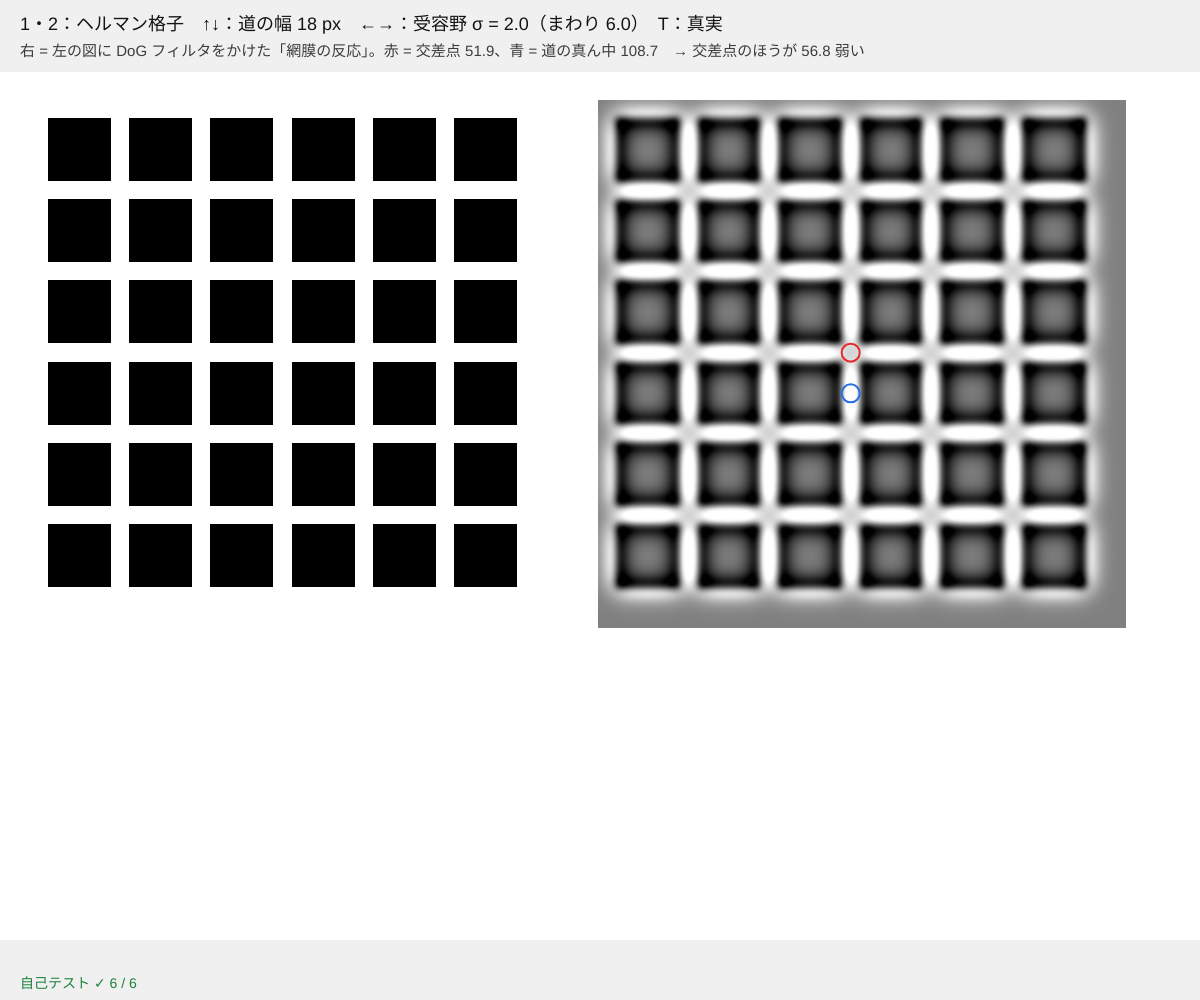
Frame 1 (no input)
Frame 60 (no input): identical to frame 1, image omitted
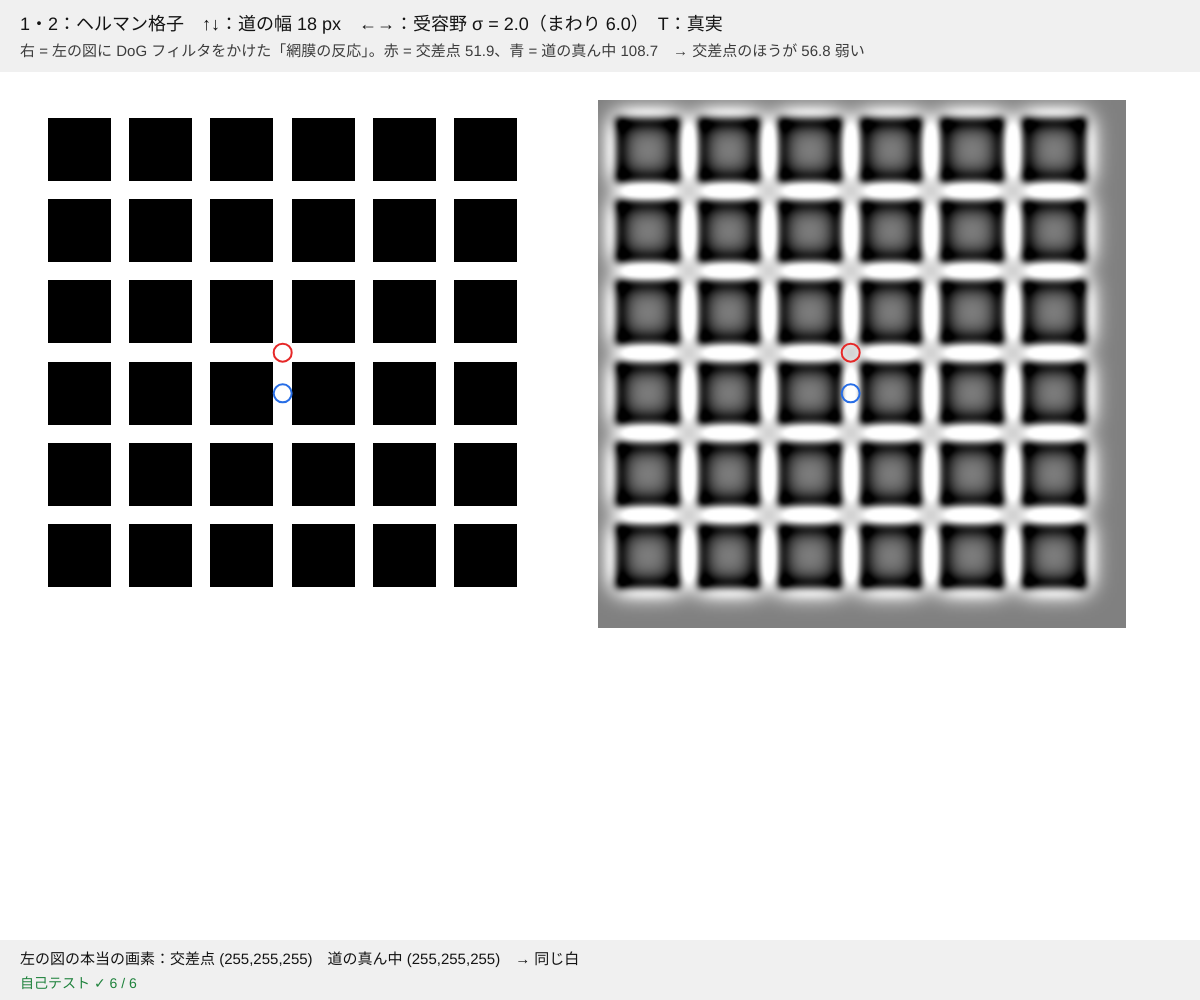
Frame 120 (the mouse pressed at the canvas centre since frame 60)

The p5.js sketch that drew these frames (run headless with seeded random() and noise() and a simulated clock; from frame 60 on, the mouse is pressed at the canvas centre):

// p5.js sketch
// ── sketch.js
// ============================================
// 08 ヘルマン格子ときらめき格子 ─ 受容野を計算で確かめる
// 白い道の交差点に、ぼんやり灰色の点が見える（見つめた所は消える）。きらめき格子では白い円の中に黒い点がちらつく
// 目の網膜の細胞は「中心 − まわり」（中心-周辺型の受容野）で反応する。交差点はまわりが明るいぶん反応が弱い
// 右の画像：左の図に DoG フィルタ（ガウスぼかし 2 つの差）を本当にかけた結果。交差点が暗くなっている
// 1・2 = ヘルマン / きらめき / ↑↓ = 道の幅 / ←→ = 受容野の大きさ σ / T またはマウスを押す = 真実（画素の値を表示）
// ============================================

let which = 1;
let N = 6;                    // ★ 黒い四角の数（1 辺）
let streetFrac = 0.22;        // ★ 道の幅（ピッチに対する割合）
let sigmaC = 2.0;             // ★ 受容野の中心の大きさ σ（右の計算用の画素）。まわりは 3 倍
let truthKey = false;
let dogImg, dogVals, RES = 2;  // 右の計算は 2 px を 1 画素にまとめて行う

function setup() {
  createCanvas(windowWidth, windowHeight);
  computeDoG();
  drawScene(false);
  selfTest();
}
function truthOn() { return truthKey || mouseIsPressed; }
function draw() { drawScene(truthOn()); }

function geom() {
  let P = Math.round(Math.min(width * 0.44, height - 170)), pitch = P / (N + 0.5), st = Math.round(pitch * streetFrac);
  return { x0: 30, y0: 100, P, pitch, st, sq: pitch - st, xR: 30 + P + 40 };
}
// 図の明るさ（0〜255）：パネルの中の座標 (x, y) → 値。四角・道・交差点の円
function lumAt(x, y) {
  let g = geom(), off = g.st, u = x - off, v = y - off;
  let iu = Math.floor(u / g.pitch), iv = Math.floor(v / g.pitch), fu = u - iu * g.pitch, fv = v - iv * g.pitch;
  let inSq = iu >= 0 && iv >= 0 && iu < N && iv < N && fu < g.sq && fv < g.sq;
  if (inSq) return 0;
  if (which === 1) return 255;
  // きらめき格子：灰色の道と、交差点の白い円
  let cxu = Math.round(u / g.pitch) * g.pitch - g.st / 2, cyv = Math.round(v / g.pitch) * g.pitch - g.st / 2;
  return Math.hypot(u - cxu, v - cyv) < g.st * 0.62 ? 255 : 110;
}
// 交差点と、道の真ん中（となりの交差点との中点）の位置（パネル内の座標）
function probes() {
  let g = geom(), k = Math.floor(N / 2), cx = g.st + k * g.pitch - g.st / 2;
  return { cross: [cx, cx], street: [cx, cx + g.pitch / 2] };
}

// DoG = 中心のガウスぼかし − まわりのガウスぼかし（重みはどちらも合計 1）
function gaussKernel(s) { let r = Math.ceil(3 * s), k = []; for (let i = -r; i <= r; i++) k.push(Math.exp((-i * i) / (2 * s * s))); let t = k.reduce((a, b) => a + b, 0); return k.map((x) => x / t); }
function blur(src, w, h, k) {
  let r = (k.length - 1) / 2, tmp = new Float32Array(w * h), out = new Float32Array(w * h);
  for (let y = 0; y < h; y++) for (let x = 0; x < w; x++) { let s = 0; for (let i = -r; i <= r; i++) s += k[i + r] * src[y * w + constrain(x + i, 0, w - 1)]; tmp[y * w + x] = s; }
  for (let y = 0; y < h; y++) for (let x = 0; x < w; x++) { let s = 0; for (let i = -r; i <= r; i++) s += k[i + r] * tmp[constrain(y + i, 0, h - 1) * w + x]; out[y * w + x] = s; }
  return out;
}
function computeDoG() {
  let g = geom(), w = Math.floor(g.P / RES), h = w, src = new Float32Array(w * h);
  for (let y = 0; y < h; y++) for (let x = 0; x < w; x++) src[y * w + x] = lumAt((x + 0.5) * RES, (y + 0.5) * RES);
  let c = blur(src, w, h, gaussKernel(sigmaC)), s = blur(src, w, h, gaussKernel(sigmaC * 3));
  dogVals = { w, h, v: c.map((x, i) => x - s[i]) };
  dogImg = createImage(w, h); dogImg.loadPixels();
  for (let i = 0; i < w * h; i++) { let q = constrain(128 + dogVals.v[i] * 1.6, 0, 255); dogImg.pixels[4 * i] = dogImg.pixels[4 * i + 1] = dogImg.pixels[4 * i + 2] = q; dogImg.pixels[4 * i + 3] = 255; }
  dogImg.updatePixels();
}
function dogAt(p) { let x = Math.floor(p[0] / RES), y = Math.floor(p[1] / RES); return dogVals.v[y * dogVals.w + x]; }

function drawScene(truth) {
  background(which === 1 ? 255 : 110);
  let g = geom(), pr = probes();
  noStroke(); fill(0);
  for (let i = 0; i < N; i++) for (let j = 0; j < N; j++) rect(Math.round(g.x0 + g.st + i * g.pitch), Math.round(g.y0 + g.st + j * g.pitch), Math.round(g.sq), Math.round(g.sq));
  if (which === 2) { fill(255); for (let i = 0; i <= N; i++) for (let j = 0; j <= N; j++) circle(g.x0 + g.st + i * g.pitch - g.st / 2, g.y0 + g.st + j * g.pitch - g.st / 2, g.st * 1.24); }
  image(dogImg, g.xR, g.y0, g.P, g.P);
  let rc = dogAt(pr.cross), rs = dogAt(pr.street);
  for (let [p, col] of [[pr.cross, [230, 40, 40]], [pr.street, [40, 110, 230]]]) {
    noFill(); stroke(col); strokeWeight(2);
    circle(g.xR + p[0], g.y0 + p[1], 18);
    if (truth) circle(g.x0 + p[0], g.y0 + p[1], 18);
  }
  noStroke(); fill(240); rect(0, 0, width, 72); rect(0, height - 60, width, 60);
  fill(20); textSize(18); textAlign(LEFT, BASELINE);
  text('1・2：' + (which === 1 ? 'ヘルマン格子' : 'きらめき格子') + '　↑↓：道の幅 ' + g.st + ' px　←→：受容野 σ = ' + sigmaC.toFixed(1) + '（まわり ' + (3 * sigmaC).toFixed(1) + '）　T：真実', 20, 30);
  fill(60); textSize(15);
  text('右 = 左の図に DoG フィルタをかけた「網膜の反応」。赤 = 交差点 ' + rc.toFixed(1) + '、青 = 道の真ん中 ' + rs.toFixed(1) + '　→ 交差点のほうが ' + (rs - rc).toFixed(1) + ' 弱い', 20, 56);
  if (truth) {
    loadPixels();
    let a = readPix(g.x0 + pr.cross[0], g.y0 + pr.cross[1]), b = readPix(g.x0 + pr.street[0], g.y0 + pr.street[1]);
    fill(20); text('左の図の本当の画素：交差点 (' + a.join(',') + ')　道の真ん中 (' + b.join(',') + ')　→ 同じ白', 20, height - 36);
  }
  fill(selfTestResults.length && selfTestResults.every((r) => r.ok) ? color(30, 130, 60) : color(200, 40, 40)); textSize(14);
  text(selfTestLine(), 20, height - 12);
}

function keyPressed() {
  if (key === '1' || key === '2') { which = +key; computeDoG(); }
  if (key === UP_ARROW) { streetFrac = Math.min(0.5, streetFrac + 0.03); computeDoG(); }
  if (key === DOWN_ARROW) { streetFrac = Math.max(0.07, streetFrac - 0.03); computeDoG(); }
  if (key === RIGHT_ARROW) { sigmaC = Math.min(8, sigmaC + 0.5); computeDoG(); }
  if (key === LEFT_ARROW) { sigmaC = Math.max(0.5, sigmaC - 0.5); computeDoG(); }
  if (key === 't' || key === 'T') truthKey = !truthKey;
}
function windowResized() { resizeCanvas(windowWidth, windowHeight); computeDoG(); }

// ---------- やってみよう ----------
// 1. 道を太く（↑）すると灰色の点は弱くなる？ 右の「交差点 − 道」の差も小さくなる？
// 2. σ を道の幅にくらべて大きく・小さくすると、右の画像の交差点の暗さはどう変わる？
// 3. 交差点を 1 つ見つめると、そこだけ点が消える。目の中心（中心窩）は受容野が小さいから
// 4. きらめき格子（2）の黒い点は、DoG でも説明できる？ できない部分もある（研究中）
// 5. N を 12 にして、四角を細かくしよう


// ==================================================
// ここから下は「錯視の道具」（中身は読まなくても OK。消さないでね）
// ==================================================
function readPix(x, y) {
  let d = pixelDensity(), i = 4 * (Math.round(y * d) * Math.round(width * d) + Math.round(x * d));
  return [pixels[i], pixels[i + 1], pixels[i + 2]];
}

// ---- 自己テスト：交差点と道が本当に同じ白か（画素）、DoG の計算が正しいか
let selfTestResults = [];
function selfTest() {
  let R = [], ok = (name, cond) => R.push({ name, ok: !!cond }), keep = which, g = geom(), pr = probes();
  which = 1; computeDoG(); drawScene(false); loadPixels();
  let a = readPix(g.x0 + pr.cross[0], g.y0 + pr.cross[1]), b = readPix(g.x0 + pr.street[0], g.y0 + pr.street[1]);
  ok('ヘルマン：交差点 (' + a.join(',') + ') と道の真ん中 (' + b.join(',') + ') は同じ白 255', a.join() === b.join() && a.every((v) => v === 255));
  ok('画面の図と計算用の図（lumAt）が同じ：交差点・道・四角の中', lumAt(...pr.cross) === 255 && lumAt(...pr.street) === 255 && lumAt(g.st + g.sq / 2, g.st + g.sq / 2) === 0);
  ok('ガウスの重みの合計は 1（中心・まわり）', Math.abs(gaussKernel(2).reduce((s, x) => s + x, 0) - 1) < 1e-6 && Math.abs(gaussKernel(6).reduce((s, x) => s + x, 0) - 1) < 1e-6);
  let flat = new Float32Array(400).fill(200), d0 = blur(flat, 20, 20, gaussKernel(1.5)).map((x, i) => x - blur(flat, 20, 20, gaussKernel(4.5))[i]);
  ok('一様な面の DoG は 0（明るさそのものには反応しない）', d0.every((x) => Math.abs(x) < 1e-3));
  ok('DoG の反応：交差点 ' + dogAt(pr.cross).toFixed(1) + ' < 道の真ん中 ' + dogAt(pr.street).toFixed(1), dogAt(pr.cross) < dogAt(pr.street));
  which = 2; computeDoG(); drawScene(false); loadPixels();
  let c = readPix(g.x0 + pr.cross[0], g.y0 + pr.cross[1]), s = readPix(g.x0 + pr.street[0], g.y0 + pr.street[1]);
  ok('きらめき：交差点の円は白 ' + c[0] + '、道は灰色 ' + s[0] + '（黒い点はどこにも描いていない）', c[0] === 255 && s[0] === 110);
  which = keep; computeDoG(); drawScene(false);
  selfTestResults = R;
  for (let r of R) (r.ok ? console.log : console.error)((r.ok ? '✓ ' : '✗ ') + r.name);
  return R.every((r) => r.ok);
}
function selfTestLine() { let n = selfTestResults.filter((r) => r.ok).length; return '自己テスト ' + (n === selfTestResults.length ? '✓ ' : '✗ ') + n + ' / ' + selfTestResults.length; }
